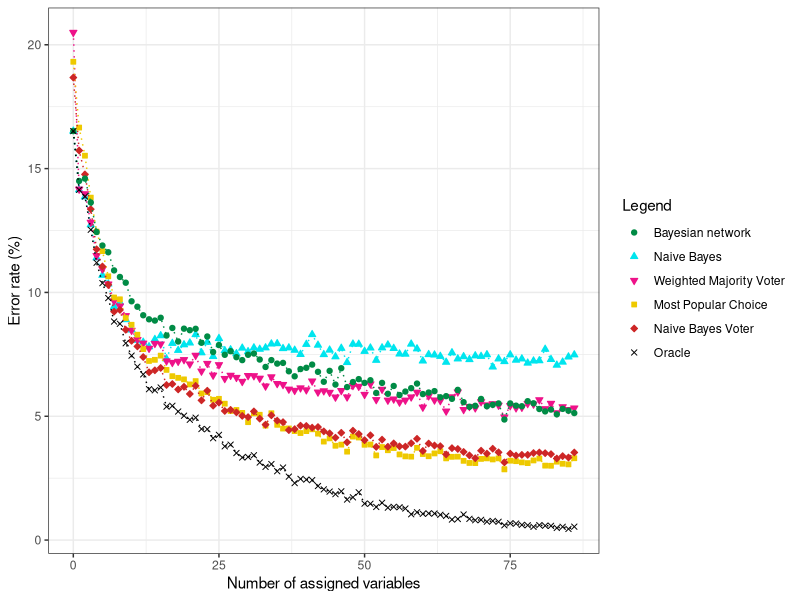
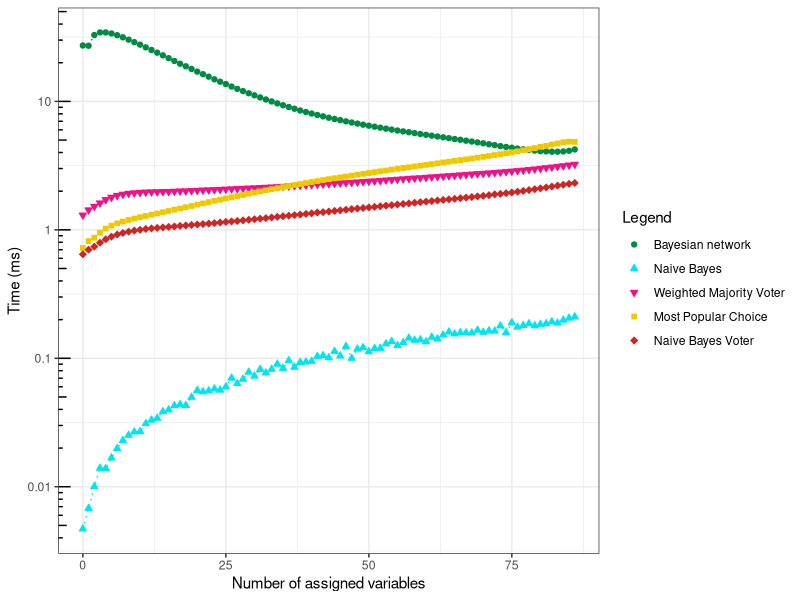

These figures' R source, in order:
library(ggplot2)

#--------------------------------------------------------------------------------------------
#Parametres globaux
dataset_name = "renault_big_header"
taille_img_x = 1024/2
taille_img_y = 720/2
#fin parametres globaux
#--------------------------------------------------------------------------------------------

#--------------------------------------------------------------------------------------------
#data
#result
oracle = c(0.8348566914917626,0.8585533739562176,0.8612615662378695,0.8746896863010607,0.888004965019183,0.8962423832092079,0.9022793951703905,0.9117580681561724,0.9126607989167231,0.920503272399007,0.9255247122545701,0.929981945384789,0.9330850823741819,0.9390656736628301,0.9395170390431054,0.9383886255924171,0.9461182577296321,0.9457797336944256,0.9480929812683367,0.9497856014443692,0.9514218009478673,0.950575490859851,0.9551455653351388,0.9552019860076733,0.9588693297224103,0.9575152335815843,0.9621417287294065,0.9614646806589935,0.9648499210110585,0.9666553825321598,0.9664296998420221,0.9657526517716091,0.9686865267433988,0.9704355675919657,0.9693071541412773,0.9721846084405326,0.9707176709546378,0.9743850146693749,0.976980365605958,0.9752877454299256,0.9755698487925976,0.9757955314827352,0.9781651997291808,0.9795192958700067,0.9804220266305574,0.981437598736177,0.9803091852854886,0.9836380049650192,0.9827352742044685,0.9807041299932295,0.9852742044685172,0.9853306251410516,0.9866283006093433,0.9849356804333108,0.9869104039720153,0.9865718799368088,0.9867411419544121,0.9872489280072219,0.9895621755811329,0.988772286165651,0.9893929135635297,0.9892236515459264,0.9892800722184608,0.9897878582712706,0.9902392236515459,0.9917061611374408,0.9914804784473031,0.9896750169262017,0.9914240577747687,0.9919882645001128,0.9918190024825095,0.992552471225457,0.9922703678627849,0.9926088918979914,0.9940194087113519,0.99322951929587,0.9933423606409388,0.9938501466937486,0.9940194087113519,0.9946400361092305,0.9939629880388174,0.9941886707289551,0.9942450914014895,0.9950914014895057,0.9946400361092305,0.9954863461972466,0.994583615436696)
Naif = c(0.8348566914917626,0.8585533739562176,0.8613744075829384,0.8726585420898217,0.8860302414804785,0.8930828255472806,0.8965809072444143,0.9057210561949899,0.9040848566914917,0.9109681787406906,0.9151433085082374,0.9193184382757843,0.920108327691266,0.9219137892123674,0.9189799142405778,0.9174565560821485,0.9268223877228616,0.9205596930715414,0.9233807266982622,0.9211238997968856,0.9203904310539381,0.9170051907018731,0.9243398781313473,0.920108327691266,0.9258632362897766,0.9185849695328369,0.923493568043331,0.9231550440081245,0.9247348228390883,0.9224779959377116,0.923888512751072,0.9223651545926428,0.9229293613179869,0.9223651545926428,0.9207853757616791,0.9206725344166102,0.9226472579553149,0.9223651545926428,0.9233243060257278,0.9250169262017603,0.9209546377792823,0.9170051907018731,0.9212931618144888,0.9250733468742948,0.9232678853531934,0.9259760776348455,0.922534416610246,0.9282893252087565,0.9208417964342135,0.9208982171067479,0.9237756714060031,0.9224215752651772,0.9273865944482058,0.9223651545926428,0.92118032046942,0.9225908372827805,0.9248476641841571,0.9249040848566915,0.9208417964342135,0.9227600993003836,0.9276686978108779,0.9250733468742948,0.925242608891898,0.9258068156172422,0.9281764838636877,0.9243398781313473,0.9268223877228616,0.925919656962311,0.9271044910855337,0.9255811329271045,0.9258068156172422,0.9251297675468292,0.9300947867298578,0.9268223877228616,0.9278943805010156,0.9251861882193636,0.9273301737756714,0.9268223877228616,0.9285150078988942,0.9276686978108779,0.9275558564658091,0.9229293613179869,0.9270480704129993,0.9293613179869104,0.9281200631911533,0.9260324983073798,0.9251861882193636)
jointree = c(0.8348566914917626,0.8549988715865493,0.8540397201534642,0.8636876551568494,0.8755924170616114,0.8810652222974498,0.8837734145791017,0.8911081020085759,0.8937598736176935,0.8960731211916046,0.903577070638682,0.9057774768675243,0.9092191378921237,0.9108553373956217,0.9113631234484315,0.9102347099977431,0.9174001354096141,0.9143534190927556,0.919826224328594,0.9146355224554277,0.9152561498533063,0.9146919431279621,0.9203340103814037,0.917795080117355,0.9240577747686752,0.9212367411419544,0.9251861882193636,0.9237192507334687,0.9261453396524486,0.9273301737756714,0.9251861882193636,0.9246784021665538,0.9271044910855337,0.9300947867298578,0.9273301737756714,0.9287406905890319,0.9284585872263598,0.9318438275784248,0.9338749717896637,0.9309410968178741,0.9304333107650643,0.9291356352967728,0.9320695102685624,0.9360753780185059,0.9316745655608215,0.9372037914691943,0.9306025727826676,0.9382193635748138,0.9361882193635748,0.9350033852403521,0.9365267433987813,0.9354547506206274,0.9405890318212593,0.9365267433987813,0.9409275558564658,0.9377679981945385,0.9414353419092756,0.9400248250959151,0.9386707289550892,0.9368088467614534,0.9410403972015347,0.940419769803656,0.9398555630783119,0.9423380726698263,0.9418867072895509,0.9429587000677048,0.9393477770255021,0.9443127962085308,0.9461746784021665,0.9457797336944256,0.9430151207402392,0.9459489957120288,0.9453847889866848,0.9448205822613406,0.9513089596027985,0.9448205822613406,0.9457233130218913,0.9459489957120288,0.9439178515007899,0.9447641615888062,0.9470774091627172,0.9480365605958023,0.9473030918528549,0.949221394719025,0.9470209884901828,0.9477544572331302,0.9487136086662153)
wmv = c(0.7950236966824644,0.8583276912660799,0.8601895734597157,0.8716993906567366,0.8851275107199278,0.8905438952832317,0.8966373279169487,0.9034078086210787,0.9054953735048522,0.909388399909727,0.9153125705258407,0.9190363349131122,0.920503272399007,0.9225908372827805,0.9206161137440758,0.9208417964342135,0.9276686978108779,0.9282893252087565,0.9278379598284812,0.9271609117580681,0.9289099526066351,0.9254118709095013,0.9317874069058903,0.9286842699164974,0.9334236064093884,0.9291920559693072,0.9347777025502144,0.9334800270819228,0.9343263371699391,0.9359625366734371,0.9335928684269916,0.933649289099526,0.9346648612051456,0.9378244188670729,0.9341006544798014,0.9368088467614534,0.9372037914691943,0.9390656736628301,0.9395734597156398,0.9385578876100203,0.9393477770255021,0.935793274655834,0.9402505077860528,0.939742721733243,0.9403633491311216,0.9422816519972919,0.9396298803881742,0.9422252313247574,0.9375987361769352,0.9379372602121417,0.9412096592191379,0.9369781087790566,0.9432972241029113,0.9391220943353645,0.943522906793049,0.9430715414127736,0.9443127962085308,0.943522906793049,0.9422252313247574,0.9403069284585872,0.9463439404197698,0.9417738659444821,0.9434664861205145,0.9436921688106522,0.9479237192507335,0.942168810652223,0.9401940871135184,0.9473030918528549,0.9460618370570977,0.9466260437824419,0.9441435341909276,0.9454412096592192,0.9449334236064094,0.945554051004288,0.950293387497179,0.9457233130218913,0.9466260437824419,0.9464003610923042,0.944877002933875,0.9451026856240127,0.9433536447754457,0.9469645678176484,0.9448205822613406,0.9486007673211465,0.9461746784021665,0.9473030918528549,0.9466824644549763)
vpop = c(0.806872037914692,0.8334461746784022,0.8447867298578199,0.8617129316181449,0.8754231550440081,0.8833220491988264,0.8934777702550214,0.9020537124802528,0.9027871812232002,0.910347551342812,0.913055743624464,0.9170616113744076,0.9228729406454524,0.9276686978108779,0.9272173324306026,0.9255247122545701,0.9312796208530806,0.9338185511171293,0.9344955991875423,0.9351162265854209,0.9371473707966599,0.935793274655834,0.940814714511397,0.9402505077860528,0.9433536447754457,0.9429587000677048,0.9449334236064094,0.9478672985781991,0.9474723538704581,0.9486571879936809,0.9523809523809523,0.9488264500112842,0.9493906567366283,0.9537914691943128,0.9487700293387498,0.9534529451591063,0.9549763033175356,0.9549198826450012,0.955991875423155,0.9567817648386369,0.955991875423155,0.9552584066802077,0.9570074475287745,0.9602234258632363,0.9589257503949447,0.9619160460392688,0.9614646806589935,0.9642857142857143,0.9581922816519973,0.9585872263597383,0.9615211013315279,0.9614082599864591,0.9658090724441435,0.9624238320920785,0.9637215075603701,0.9628187767998194,0.9654141277364027,0.9662040171518844,0.9663168584969533,0.962762356127285,0.9652448657187994,0.96614759647935,0.9650191830286617,0.964116452268111,0.9669939065673663,0.9663732791694877,0.9663168584969533,0.9680094786729858,0.968855788761002,0.9689122094335364,0.967219589257504,0.9669939065673663,0.9674452719476416,0.9669939065673663,0.9714511396975852,0.9679530580004514,0.9681223200180546,0.9686301060708644,0.9689122094335364,0.9678402166553826,0.9670503272399007,0.9699277815391559,0.9699842022116903,0.9683480027081923,0.9691943127962085,0.9694199954863462,0.9669374858948319)
vnaif = c(0.813247573911081,0.8426991649740465,0.8523470999774317,0.8663958474385015,0.8825885804558791,0.8895283231776123,0.8969194312796208,0.9077522004062288,0.9070751523358158,0.915086887835703,0.9195441209659219,0.9218009478672986,0.9260889189799142,0.9322387722861657,0.9314488828706838,0.9304897314375987,0.9373730534867976,0.9369781087790566,0.9391785150078988,0.938106522229745,0.9409839765290002,0.9377115775220041,0.9435793274655834,0.9396863010607086,0.9457233130218913,0.9444820582261341,0.9478672985781991,0.9474159331979237,0.9484315053035433,0.9498420221169036,0.9503498081697134,0.9480365605958023,0.950970435567592,0.9533965244865719,0.9496163394267659,0.9517603249830738,0.9523809523809523,0.9555969307154141,0.9552019860076733,0.9537914691943128,0.9539043105393816,0.9545813586097947,0.954355675919657,0.9561047167682238,0.9568946061837057,0.9586436470322727,0.956668923493568,0.9605055292259084,0.9558226134055517,0.9571767095463778,0.9596592191378921,0.9576844955991876,0.9623674114195441,0.9594335364477544,0.9623109907470097,0.9609568946061837,0.9621417287294065,0.9622545700744752,0.9609004739336493,0.9590950124125479,0.9640036109230422,0.9610133152787181,0.9618032046942,0.9620853080568721,0.9654141277364027,0.9628751974723538,0.9632137215075603,0.9643985556307831,0.9658090724441435,0.9669374858948319,0.9638907695779734,0.9650756037011962,0.9631008801624915,0.9645678176483864,0.9686301060708644,0.9650756037011962,0.9658654931166779,0.9655833897540058,0.9655833897540058,0.9648499210110585,0.9646242383209208,0.9649063416835929,0.9653012863913338,0.9670503272399007,0.9660911758068156,0.9666553825321598,0.9646242383209208)

#result conf
c_oracle = c(0,0,0,0,0,0,0,0,0,0,0,0,0,0,0,0,0,0,0,0,0,0,0,0,0,0,0,0,0,0,0,0,0,0,0,0,0,0,0,0,0,0,0,0,0,0,0,0,0,0,0,0,0,0,0,0,0,0,0,0,0,0,0,0,0,0,0,0,0,0,0,0,0,0,0,0,0,0,0,0,0,0,0,0,0,0,0)
c_Naif = c(0,0,0,0,0,0,0,0,0,0,0,0,0,0,0,0,0,0,0,0,0,0,0,0,0,0,0,0,0,0,0,0,0,0,0,0,0,0,0,0,0,0,0,0,0,0,0,0,0,0,0,0,0,0,0,0,0,0,0,0,0,0,0,0,0,0,0,0,0,0,0,0,0,0,0,0,0,0,0,0,0,0,0,0,0,0,0)
c_jointree = c(0,0,0,0,0,0,0,0,0,0,0,0,0,0,0,0,0,0,0,0,0,0,0,0,0,0,0,0,0,0,0,0,0,0,0,0,0,0,0,0,0,0,0,0,0,0,0,0,0,0,0,0,0,0,0,0,0,0,0,0,0,0,0,0,0,0,0,0,0,0,0,0,0,0,0,0,0,0,0,0,0,0,0,0,0,0,0)
c_wmv = c(0.005943155119192405,0.005133862683287235,0.005105544525773731,0.004923488539867751,0.0046944653350120035,0.004596453388525946,0.0044819341574431956,0.00434898720759652,0.004306702312445203,0.004226119814069138,0.004098919503584075,0.004015934506127069,0.0039825615357017,0.003934376833968212,0.003979977939127609,0.003974803625007329,0.003813596969841869,0.0037984707234491053,0.003809479759858615,0.0038259122774882545,0.0037832619330331195,0.00386792095884044,0.003711640447264273,0.003788802015441062,0.0036700731770905547,0.0037763212896523655,0.003635192547101419,0.0036686286015953726,0.0036468686010821334,0.0036043046626123964,0.003665737178132538,0.003664290328371719,0.0036381162115637893,0.0035550514924263085,0.003652688098480093,0.003582026817954134,0.003571568060995086,0.003521714866132846,0.0035079584098846343,0.0035354019880217925,0.0035140810022666977,0.0036087385660517166,0.0034895071968989444,0.003503357375784197,0.0034864197304423027,0.003433385069179868,0.0035064255994393515,0.0034349599140357876,0.0035610690933411977,0.003552037703537442,0.0034631505948859425,0.0035775493946509592,0.003404878656506805,0.003520189809744683,0.003398502493783201,0.0034112396649821834,0.003376065343062869,0.003398502493783201,0.0034349599140357876,0.0034879639041965767,0.0033174859425924292,0.00344752556998392,0.0034000979598338334,0.0033937103753895474,0.003271010029409601,0.0034365338364213275,0.0034910496097178677,0.0032893663514872835,0.0033256997524532795,0.0033092465331084416,0.00338088920648537,0.0033436809523099335,0.0033583027436129673,0.00334042070156009,0.003199713825619681,0.003335522799022066,0.0033092465331084416,0.0033158401147636548,0.0033599224324696335,0.003353437748761453,0.003403286039860398,0.0032993251801429597,0.0033615411356604547,0.0032508374504655493,0.00332241728829909,0.0032893663514872835,0.003307595562432016)
c_vpop = c(0.005811658841190403,0.005485185071765144,0.005331055045183581,0.005082147796348624,0.004861864818004697,0.0047263854084095515,0.004541896159838565,0.0043760813775159104,0.004361437573218921,0.004205909201752709,0.004148052990195232,0.00406024513263971,0.003927801606618783,0.003813596969841869,0.0038245465899187712,0.003865229675761518,0.003724414629190705,0.00365994521617298,0.003642495887558965,0.0036264028448543713,0.0035730646227610176,0.0036087385660517166,0.003474034481415931,0.0034895071968989444,0.003403286039860398,0.0034144145128523215,0.0033583027436129673,0.0032726840946260822,0.003284372777294556,0.003249149368610942,0.003135240811838601,0.0032440785765073857,0.0032271044945117447,0.003090743736101146,0.003245769933335895,0.003101493937389771,0.003052755857788476,0.0030545777759251355,0.0030197343003746185,0.0029937474414545497,0.0030197343003746185,0.003043626507761613,0.0029862727714129525,0.002877233027965136,0.0029218136265616555,0.0028178300816614887,0.002833814051252457,0.0027321154763851607,0.002946658238518049,0.0029333114582859835,0.002831821841736226,0.0028358046178973313,0.002675323364589884,0.0027997201883494627,0.0027528059107695037,0.0027855394462696394,0.002690180325797952,0.002660370727621022,0.0026560807466652985,0.0027875704258090582,0.0026965186986488334,0.002662512737298517,0.002704943187749487,0.002738341667393394,0.002630171888919757,0.00265393276575037,0.0026560807466652985,0.0025907509399732136,0.0025573692453051263,0.0025551261323700147,0.002621470277980924,0.002630171888919757,0.0026127354616451827,0.002630171888919757,0.002451771935189174,0.002592958977425535,0.0025863284095227106,0.0025663194024880165,0.0025551261323700147,0.002597368624223794,0.0026279995811313325,0.002514361012890724,0.0025120742783546605,0.002577457371250601,0.002543876830904971,0.0025348365459885616,0.002632342141928256)
c_vnaif = c(0.005737460585154618,0.005360150656783061,0.005222812504602973,0.005008911518961909,0.004739248944965617,0.004615094138403135,0.004476517845257495,0.004260267446744964,0.004274277994354929,0.004103871428669516,0.0040044269801743915,0.003952706066863566,0.0038517343059154903,0.00370023591752587,0.0037201631114833936,0.0037441692853810034,0.0035670734478595338,0.0035775493946509592,0.0035186638962808026,0.003547510760829833,0.0034693753327793555,0.0035580619528804316,0.0033969060752551765,0.0035048919217855134,0.003335522799022066,0.0033712327352713577,0.0032726840946260822,0.0032860383551500897,0.0032558951732488974,0.0032134452150185113,0.0031979922855083333,0.003267658692591513,0.0031789794900597378,0.0031032812388634055,0.0032202838110402666,0.003154577386718309,0.003135240811838601,0.0030326275028197632,0.0030454550202409472,0.003090743736101146,0.003087150228879876,0.0030654818189215535,0.003072725193080164,0.0030160383458734084,0.0029900129036691675,0.0029313988732305434,0.0029974764056794516,0.0028674330369619265,0.003025268055397346,0.0029806520373187127,0.0028967156840122832,0.0029637133056768417,0.0028017391644594328,0.0029044655030988267,0.002803756440625787,0.002851670419932818,0.0028097981060616244,0.0028057720205151688,0.0028536463548179624,0.00291604451575027,0.002742483350624899,0.0028496928728451135,0.0028218360291986403,0.0028118086189842365,0.002690180325797952,0.0027835067369549314,0.0027712739424042704,0.002727955523086088,0.002675323364589884,0.002632342141928256,0.0027466177837130006,0.0027028399101036837,0.0027753585258800876,0.002721701770200612,0.0025663194024880165,0.0027028399101036837,0.0026731931686288205,0.002683824669961142,0.002683824669961142,0.0027112417039585877,0.0027196134828402488,0.002709144080289907,0.002694407820494429,0.0026279995811313325,0.0026646527661669784,0.00264316276225411,0.0027196134828402488)

#temps
Naiftemps = c(0.00469632012866091,0.00678952480108346,0.010033462953557925,0.013950615597313922,0.013854764178093787,0.016783919361209865,0.01984493064725467,0.022964014954009366,0.02519751498222448,0.026734815868178996,0.026873487613565825,0.031001877941425428,0.03304656119857796,0.03416763122848598,0.03846027137294735,0.039743153208058234,0.042773104339484225,0.04369320518029456,0.042934489024321426,0.04974415800462728,0.05624536854579313,0.0549238879860053,0.055812429095423506,0.057765659951470004,0.056513454376163876,0.05996653975509283,0.07009525111449692,0.06365193798318379,0.06876009203769538,0.0780441651148355,0.07275697449353874,0.08198136843293267,0.07704852389819987,0.08212766198295807,0.09007219005699453,0.08353381299023757,0.095925197731505,0.08518363077704419,0.09295438237119802,0.09361875887365273,0.09468717346650866,0.10357683099147903,0.10507326956718019,0.1009855371028723,0.1132588661475086,0.10426615811748773,0.12378699255121042,0.10007425297669431,0.1178453370012979,0.12116236595000282,0.11260484481688392,0.11937027504091191,0.11974064996332036,0.129627940804695,0.13540990141639864,0.12586783059646747,0.13246467857344393,0.14363830370746572,0.13832812194571412,0.13938311116754135,0.1345764880925508,0.14589631591422123,0.14171031202031603,0.15190489057562076,0.16036516416478555,0.15490840411963883,0.15825513888261852,0.1580144130925508,0.1575681183972912,0.16545660536117382,0.15969180874717834,0.16350425163656884,0.16294880428893904,0.17905278132054175,0.158539725,0.1891270586343115,0.174996566986456,0.18032123572234762,0.18605601224604967,0.17935054232505643,0.18371200090293455,0.18591498634311512,0.19241401495485327,0.1880498059255079,0.19844988448081263,0.20547052731376975,0.210128034255079)
jointreetemps = c(27.246312220077872,27.102715229783872,32.85797541239208,34.416307678234865,34.413268514192204,33.77221092274702,32.76229998685176,31.542794389932848,30.23325599983071,28.915683370859433,27.645367995993453,26.341602487444277,25.11493569775972,23.9426225814006,22.81615690158569,21.702456376051014,20.634195804017832,19.642536831950792,18.752658712149426,17.880941349641667,17.045190713616613,16.28752611319903,15.576991844816884,14.853247893459738,14.230431429264714,13.644606318266463,13.042544451216072,12.510861039219005,12.026990894362621,11.568933852886406,11.155899998645674,10.729652745838271,10.343556190790588,9.991670337791321,9.651479521189549,9.334602300547374,9.040392692906721,8.76525572315332,8.494856722589018,8.259694301619547,8.041163151966593,7.837130728852774,7.646287331188985,7.458310030867333,7.291952925963546,7.143948537215732,6.9897277505784094,6.848951528807629,6.718358433891993,6.589039963376784,6.46887727193725,6.353449732577168,6.24240912606512,6.12952212595226,6.029689841036059,5.932614609051408,5.8386968129902375,5.756244473110998,5.6623857901924275,5.573599088821172,5.492725137020316,5.40615928476298,5.327414508239277,5.2520847597065465,5.17176913244921,5.091933485835215,5.0233337465575625,4.9437326619074495,4.867635777765237,4.79375961506772,4.718916469638827,4.636837774435666,4.567317421726862,4.489804258295711,4.420138081038375,4.354781099379233,4.29003522037246,4.231350004232506,4.201858342155756,4.138456707223476,4.096267666873589,4.0839125694695255,4.0599902200338605,4.057317436173815,4.076606144300226,4.125554272799097,4.224577781376976)
wmvtemps = c(1.3014854312232003,1.4293006351839315,1.5217993793726021,1.6177837793387497,1.7165966678515008,1.7916713598510494,1.8508638076055066,1.8927339502933875,1.9215107408034304,1.940394192281652,1.9544777582374182,1.9648255922477995,1.9731129533401037,1.9775470077296322,1.983538067197021,1.987533917964342,1.995052105958023,2.0031658032046944,2.0091116354660348,2.0185100530918527,2.028649178345746,2.036527794403069,2.0443198671857368,2.054498832035658,2.0618487954186415,2.071772400304672,2.082963361938614,2.092457092360641,2.1021747085872264,2.11278116108102,2.1230016150417512,2.131670333728278,2.141553279282329,2.153808752369668,2.1659780175468293,2.177783284134507,2.1910185012976755,2.203252730309185,2.2150114293048975,2.2289482340893705,2.244422028436019,2.256098636425186,2.270281563924622,2.284246749097269,2.298065818381855,2.3114004930038368,2.3264456029113068,2.3389780284924395,2.355831651602347,2.3709314108553374,2.3871641346197245,2.402832263258858,2.419853930038366,2.436817791469194,2.4559093885691716,2.4738666230534867,2.4910949904649065,2.5098773295531482,2.527000736007673,2.5417984347777027,2.5597529294741594,2.580133362107876,2.5969212523132477,2.616967046659896,2.6356342306477094,2.654149471394719,2.673957175863236,2.692568846422929,2.7145501565109456,2.7330755097043555,2.751333355958023,2.770747666666667,2.7902277879711126,2.8138241220379148,2.835876202606635,2.861596143308508,2.88782152014218,2.913498345802302,2.9430133494696458,2.9720352645565336,3.0073289522681113,3.0449059916497405,3.0781286727036785,3.11233659732566,3.1506251038140376,3.1928383696682463,3.2362516150417515)
vpoptemps = c(0.7227277617919206,0.8176607521439856,0.8685920144436922,0.9502131319115323,1.0216973851275106,1.0768979904084857,1.122970468291582,1.160496698149402,1.1933421155495374,1.2239136979237193,1.252892573403295,1.281925575829384,1.311307916779508,1.340418865436696,1.3704302575603702,1.4022050484653577,1.4339764114759648,1.4657812242157526,1.4993304166666668,1.5340441478785827,1.570551124746107,1.6053883865380276,1.6435179111938614,1.6811516784585872,1.7186142176709547,1.7574324353419093,1.7949052927104492,1.8314419151997292,1.8706251108102008,1.90894174413225,1.9504140219476416,1.9909565009591514,2.032009888907696,2.071109803373956,2.111297498984428,2.152150255359964,2.192158244470774,2.234125353531934,2.273793709489957,2.316473826957797,2.3571149058338974,2.397940707289551,2.4398795717670954,2.480520919036335,2.5215542206612502,2.5621895197472355,2.6030560216091176,2.6435434206161137,2.68447965690589,2.7264281204581358,2.767640745147822,2.8107752989731436,2.8542455574362444,2.8974845194087115,2.941577401320244,2.983495113179869,3.027405131121643,3.0708076930151207,3.1148969090498757,3.1577836491762583,3.203265552189122,3.2486963406680207,3.296698244865719,3.343202899176258,3.392217123674114,3.4391654427330174,3.4891256319115325,3.5382426043218236,3.589984524994358,3.6454421313473255,3.7022196170728954,3.760034158824193,3.8207523094673888,3.8792767903972014,3.946767140769578,4.013047620232453,4.087033631798691,4.160871990972693,4.244349295982848,4.329059756149853,4.425155779056646,4.510295066463552,4.615544396468066,4.701517446118258,4.805407352572782,4.852121004062289,4.838807259252991)
vnaiftemps = c(0.6451137929361318,0.7004251516023471,0.7402862512412548,0.7941943547731889,0.8436578763258858,0.8850182477431731,0.9191662471789663,0.9456509149176259,0.9681622384337621,0.9869423571428572,1.0011106430828256,1.0154165848566914,1.0262460703565786,1.0352890938275785,1.0451006760324983,1.053796864421124,1.0625801736064093,1.073303820300158,1.0817336954412096,1.0911937024937937,1.1003672994809297,1.109127040340781,1.11878846812232,1.129006776686978,1.1406527800722184,1.1524109413789212,1.162298409896186,1.172779033795983,1.1848031659896185,1.1972309004739337,1.209998938670729,1.2215383002708193,1.2339877545136537,1.2478261321936357,1.262392099413225,1.2763035444030693,1.2883153586097946,1.302996368539833,1.3156883779620854,1.3307283744640037,1.3441463018505981,1.3648075778605282,1.373427721902505,1.3884467777589709,1.4039782082487022,1.418676180546152,1.434322146129542,1.4494948827578424,1.4646719453283683,1.4792495922477995,1.4947454961069735,1.5097882015910629,1.5263681480478448,1.54355282046942,1.5574965721620402,1.57437514596028,1.5904318558451818,1.6071270486910405,1.624394095971564,1.642454921575265,1.6590645144436922,1.6750880820920786,1.6930401014443692,1.7099707239900699,1.7283097175581132,1.7450942695779734,1.7636017050891446,1.7834564677273752,1.8007157356127286,1.8210072708756488,1.8392085387045813,1.8621039884901829,1.8897202618483413,1.905506202775897,1.9295180107199277,1.9544357783795983,1.9819774249605056,2.0094258825885802,2.040351750507786,2.072305510212142,2.1026803915594674,2.139019198995712,2.173030381516588,2.2094696697698035,2.2442522798465356,2.2808345163055743,2.3180854916497404)

#temps conf
c_Naiftemps = c(0,0,0,0,0,0,0,0,0,0,0,0,0,0,0,0,0,0,0,0,0,0,0,0,0,0,0,0,0,0,0,0,0,0,0,0,0,0,0,0,0,0,0,0,0,0,0,0,0,0,0,0,0,0,0,0,0,0,0,0,0,0,0,0,0,0,0,0,0,0,0,0,0,0,0,0,0,0,0,0,0,0,0,0,0,0,0)
c_jointreetemps = c(0,0,0,0,0,0,0,0,0,0,0,0,0,0,0,0,0,0,0,0,0,0,0,0,0,0,0,0,0,0,0,0,0,0,0,0,0,0,0,0,0,0,0,0,0,0,0,0,0,0,0,0,0,0,0,0,0,0,0,0,0,0,0,0,0,0,0,0,0,0,0,0,0,0,0,0,0,0,0,0,0,0,0,0,0,0,0)
c_wmvtemps = c(0.002018001223630027,0.002438202619245116,0.0035438708178907197,0.0038239267527712764,0.0052130295354526485,0.005241855674397767,0.005763222666294263,0.006191213040572437,0.006103408137578004,0.0060657865624632115,0.006123012997570698,0.0061782440919309345,0.006283136621024351,0.005933599306020357,0.005987144268621464,0.005784329313345588,0.005756228240690624,0.005710800942916276,0.005607765916636418,0.005536273429857354,0.005495600419806461,0.005399038921993724,0.005220477783374997,0.005535358219581401,0.0051438726669035765,0.005019614374794696,0.005108851215006134,0.005068420607978518,0.004813771491186771,0.004733881539962228,0.004736593298818123,0.004715651600213128,0.004638366817771093,0.00456044212815361,0.004509803199220825,0.004330044617257934,0.004328454939972613,0.00431751696357886,0.004078625222977538,0.004052006329149809,0.004786448631920333,0.004019593342095831,0.003974840102494368,0.0038900271794840152,0.0038729432333927134,0.003931601201498463,0.003934447828769003,0.003628641547365142,0.0038683055382163502,0.0036301857612662217,0.003773568662962703,0.003447013293651598,0.0034167467879188565,0.003650045113933383,0.0051648169032049865,0.0036580013718501125,0.003454945762720917,0.004365400307295528,0.0044693807357566884,0.0034939975579862297,0.0036418001714883055,0.003977163013692058,0.003265378302364911,0.0034469276236271866,0.0035066434131028213,0.003240388002403415,0.0033676221700938247,0.0033677041842468587,0.003961903910066755,0.0035128619482920104,0.003123537005696161,0.003133125496739151,0.0031606975805999775,0.0033846860494476617,0.003326658115036383,0.0033907784597534208,0.0035501938682837198,0.0032944181537207275,0.004163072673349134,0.00343254802252769,0.003609071752948782,0.003855378229746492,0.0037460980245656076,0.0037756587959809893,0.0038761851018087106,0.00466819649498077,0.0033349507097583633)
c_vpoptemps = c(7.056096110039256E-4,0.0025535486603732982,0.0032452269512556337,0.0038834564796079683,0.0046849506144973465,0.005226045758541381,0.00554606802498107,0.005741067626114071,0.005833706472882804,0.00587042869917969,0.005872592142559557,0.005891484360986332,0.005888158896318377,0.005885563635442431,0.0059082747308327795,0.005923043030886554,0.00595785143021118,0.006001858828873206,0.0060474509822182375,0.00612137896055188,0.006176808373468118,0.0062466472248608115,0.006327962815953873,0.006391110529550454,0.006493632462039472,0.006588335054116383,0.006677179987697994,0.0067727824226469354,0.006897165142066957,0.006996480041709899,0.007092870307074602,0.007186448353659593,0.007289042978126147,0.007382414329573281,0.007452870763148368,0.0075256681398856275,0.0076262535849003785,0.007725116780003065,0.0077999437092353555,0.007897736585035677,0.007985724697471459,0.008055981559585665,0.008132068214922301,0.008195097347960256,0.00824605845989452,0.00828797321667589,0.008347412098012855,0.008412402951549105,0.008469497536243216,0.008758897061866236,0.008551551312338762,0.008583159992812906,0.008617748507511614,0.008652439463359118,0.008669730233737672,0.008701998287631338,0.008714335578684592,0.008735679402023458,0.008743725302321393,0.008761211137855182,0.008772761344820022,0.00876926466656252,0.008780953877556225,0.008762177266693648,0.008723467055392804,0.008693327319589937,0.008630667943603839,0.008582482768971587,0.008557205815963918,0.008865262897028195,0.008449946786465113,0.008332741446366664,0.008230571695235816,0.008146070549073311,0.00805428358608771,0.007959905939723339,0.007875443903405992,0.00777195710873293,0.007664789431015495,0.007531506587627989,0.0073784830008632235,0.00709508742968137,0.006896197909949576,0.006442610842040661,0.006137665807902135,0.005612806157001071,0.00513022836558684)
c_vnaiftemps = c(6.52668349468898E-4,0.0015046453625289409,0.0016722145790867317,0.0022528907816018514,0.0022016546792893465,0.0025208173759310912,0.0027294008831954255,0.0026888291622941918,0.002737352623980079,0.003218334116730602,0.002690627724911501,0.0032014957079023435,0.002893361268065336,0.0025855880672641823,0.002688363028275253,0.0025144949961544375,0.002436531255718603,0.003126589485782922,0.0035840733660615787,0.002895113658793768,0.002561086612444889,0.0026418142892558534,0.002718860492692265,0.002278007981430485,0.0026430368418044583,0.0029608191860183014,0.002576999096942112,0.002256202302583555,0.002394545766604185,0.0024056218287058615,0.002918269744044904,0.002019702373105525,0.0019061232113373847,0.002161418629571255,0.002265533220297032,0.0026936682422072566,0.0020453375990352315,0.002602175792758811,0.001862286117697673,0.0020846992989400764,0.0017280445509917732,0.010734201497171006,0.0017644554301702003,0.0017326418805817772,0.0019462022005848694,0.0018189297630348193,0.002258514497218799,0.0021736712135673104,0.0027619655944384185,0.0018210417555177708,0.001857581231725885,0.001779585919974541,0.0020776299154482264,0.002862682738127394,0.001635426850233879,0.0019051686858438009,0.0018587622259638014,0.0015882146661240478,0.0018074298751237284,0.002367835173973606,0.0021905750133167467,0.0017781583644331464,0.0017345824395093917,0.0018972730259221248,0.0024846680015751543,0.0015137202010869796,0.00169479840399897,0.0022144241556213257,0.0016672739687670858,0.002085539102057471,0.001509770745693333,0.0022418872323786065,0.014234904203462214,0.0023093399249885928,0.0019731635150038343,0.0017955203605944635,0.002423381460061043,0.0020859299581272132,0.002475631409562181,0.0027803330544325846,0.0018502256886526194,0.0023749771220299247,0.002019178851482663,0.0025936033817660887,0.002156396237761439,0.002086937039167269,0.0020125220237310515)
#fin data
#--------------------------------------------------------------------------------------------


#--------------------------------------------------------------------------------------------
#parametres graphes
# -- manuels
x_pas_erreur = 4
y_pas_erreur = 3
x_legend_erreur = 0
y_legend_erreur = 50
y_padding_erreur = 1

x_pas_time = 4
y_pas_time = 3
x_legend_time = 0
y_legend_time = 0.013
y_padding_time = 0.01

# -- auto calcul

#MAJ VERS ERROR
oracle = 100-100*oracle
Naif = 100-100*Naif
jointree = 100-100*jointree
wmv = 100-100*wmv
vpop = 100-100*vpop
vnaif = 100-100*vnaif

c_oracle = 100*c_oracle
c_Naif = 100*c_Naif
c_jointree = 100*c_jointree
c_wmv = 100*c_wmv
c_vpop = 100*c_vpop
c_vnaif = 100*c_vnaif
#FIN MAJ VERS ERROR

nb_val = length(oracle)
nb_val = length(Naif)
nb_val = length(jointree)
nb_val = length(wmv)
nb_val = length(vpop)
nb_val = length(vnaif)

min_val_erreur = 30000
min_val_erreur = min(min_val_erreur,100-100*oracle)
min_val_erreur = min(min_val_erreur,100-100*Naif)
min_val_erreur = min(min_val_erreur,100-100*jointree)
min_val_erreur = min(min_val_erreur,100-100*wmv)
min_val_erreur = min(min_val_erreur,100-100*vpop)
min_val_erreur = min(min_val_erreur,100-100*vnaif)
min_val_erreur = ceiling(min_val_erreur)

max_val_erreur = 30000
max_val_erreur = max(max_val_erreur,100-100*oracle)
max_val_erreur = max(max_val_erreur,100-100*Naif)
max_val_erreur = max(max_val_erreur,100-100*jointree)
max_val_erreur = max(max_val_erreur,100-100*wmv)
max_val_erreur = max(max_val_erreur,100-100*vpop)
max_val_erreur = max(max_val_erreur,100-100*vnaif)
max_val_erreur = floor(max_val_erreur)

size = 0:(nb_val-1)
x_lim_erreur = c(0,(nb_val-1))
if(min_val_erreur-y_padding_erreur <= 0){
  min_val_erreur = min_val_erreur+y_padding_erreur+0.00001
}
y_lim_erreur = c((min_val_erreur-y_padding_erreur),(max_val_erreur+y_padding_erreur))
x_axp_erreur = c(0, (nb_val-1), x_pas_erreur)
y_axp_erreur = c((min_val_erreur-y_padding_erreur),(max_val_erreur+y_padding_erreur),y_pas_erreur)

min_val_time = 30000
min_val_time = min(min_val_erreur,100-100*Naiftemps)
min_val_time = min(min_val_erreur,100-100*jointreetemps)
min_val_time = min(min_val_erreur,100-100*wmvtemps)
min_val_time = min(min_val_erreur,100-100*vpoptemps)
min_val_time = min(min_val_erreur,100-100*vnaiftemps)
min_val_time = ceiling(min_val_erreur)

max_val_time = 30000
max_val_time = max(max_val_time,Naiftemps)
max_val_time = max(max_val_time,jointreetemps)
max_val_time = max(max_val_time,wmvtemps)
max_val_time = max(max_val_time,vpoptemps)
max_val_time = max(max_val_time,vnaiftemps)
max_val_time = floor(max_val_time)


x_lim_time = c(0,(nb_val-1))
if(min_val_time-y_padding_time <= 0){
  min_val_time = min_val_time+y_padding_time+0.00001
}
size = 0:(nb_val-1)
y_lim_time = c((min_val_time-y_padding_time),(max_val_time+y_padding_time))
x_axp_time = c(0, (nb_val-1), x_pas_erreur)
y_axp_time = c((min_val_time-y_padding_time),(max_val_time+y_padding_time),y_pas_time)
#fin parametres graphes
#--------------------------------------------------------------------------------------------

  png(file=paste("Taux_erreur_sur_",dataset_name,".png",sep=""), bg="white", width=taille_img_x, height=taille_img_y, pointsize = 12)
  (ggplot(NULL, aes(size)) + #scale_y_log10(breaks = round(seq(0, 100, by = 5),1)) + annotation_logticks(sides="l") +
    ylab("Error rate (%)") + xlab("Number of assigned variables") + theme_bw() #+ theme(legend.position="bottom")
    +geom_line(aes(y=Naif, colour="Naive Bayes"), colour="turquoise2", linetype = "dotted") + geom_point(aes(y=Naif, shape="Naive Bayes"), colour="turquoise2", fill="turquoise2") 
    +geom_line(aes(y=wmv, colour="Weighted Majority Voter"), colour="deeppink2", linetype = "dotted") + geom_point(aes(y=wmv, shape="Weighted Majority Voter"), colour="deeppink2", fill="deeppink2") 
    +geom_line(aes(y=vpop, colour="Most Popular Choice"), colour="gold2", linetype = "dotted") + geom_point(aes(y=vpop, shape="Most Popular Choice"), colour="gold2", fill="gold2")
    +geom_line(aes(y=vnaif, colour="Naive Bayes Voter"), colour="firebrick3", linetype = "dotted") + geom_point(aes(y=vnaif, shape="Naive Bayes Voter"), colour="firebrick3", fill="firebrick3")
    +geom_line(aes(y=jointree, colour="Bayesian network"), colour="springgreen4", linetype = "dotted") + geom_point(aes(y=jointree, shape="Bayesian network"), colour="springgreen4", fill="springgreen4") 
    +geom_line(aes(y=oracle, colour="Oracle"), colour="black", linetype = "dotted") + geom_point(aes(y=oracle, shape="Oracle"), colour="black", fill="black") 
   + scale_colour_manual(name = 'Legend', guide = 'legend',
                      limits = c(NULL
                                  ,'Bayesian network' #jointree
                                  ,'Naive Bayes' #Naif
                                  ,'Weighted Majority Voter' #wmv
                                  ,'Most Popular Choice' #vpop
                                  ,'Naive Bayes Voter' #vnaif
                                  ,'Oracle' #oracle
                      ),
                      values =c(NULL
                                  ,'Bayesian network'='springgreen4' #jointree
                                  ,'Naive Bayes'='turquoise2' #Naif
                                  ,'Weighted Majority Voter'='deeppink2' #wmv
                                  ,'Most Popular Choice'='gold2' #vpop
                                  ,'Naive Bayes Voter'='firebrick3' #vnaif
                                  ,'Oracle'='black' #oracle
                                  ))
    + scale_shape_manual(name = 'Legend', guide = 'legend',
                      limits = c(NULL
                                  ,'Bayesian network' #jointree
                                  ,'Naive Bayes' #Naif
                                  ,'Weighted Majority Voter' #wmv
                                  ,'Most Popular Choice' #vpop
                                  ,'Naive Bayes Voter' #vnaif
                                  ,'Oracle' #oracle
                      ),
                      values =c(NULL
                                  ,'Bayesian network'=21 #jointree
                                  ,'Naive Bayes'=24 #Naif
                                  ,'Weighted Majority Voter'=25 #wmv
                                  ,'Most Popular Choice'=22 #vpop
                                  ,'Naive Bayes Voter'=23 #vnaif
                                  ,'Oracle'=4 #oracle
                                  ))
  
    + guides(shape = guide_legend(override.aes = list(colour = c(NULL
                                  ,'Bayesian network'='springgreen4' #jointree
                                  ,'Naive Bayes'='turquoise2' #Naif
                                  ,'Weighted Majority Voter'='deeppink2' #wmv
                                  ,'Most Popular Choice'='gold2' #vpop
                                  ,'Naive Bayes Voter'='firebrick3' #vnaif
                                  ,'Oracle'='black' #oracle
                                  ),
                                  fill = c(NULL
                                  ,'Bayesian network'='springgreen4' #jointree
                                  ,'Naive Bayes'='turquoise2' #Naif
                                  ,'Weighted Majority Voter'='deeppink2' #wmv
                                  ,'Most Popular Choice'='gold2' #vpop
                                  ,'Naive Bayes Voter'='firebrick3' #vnaif
                                  ,'Oracle'='black' #oracle
                                  ))))
)
  dev.off()

  png(file=paste("Temps_sur_",dataset_name,".png",sep=""), bg="white", width=taille_img_x, height=taille_img_y, pointsize = 12)
  (ggplot(NULL, aes(size))
  + scale_y_log10(
   breaks = scales::trans_breaks("log10", function(x) 10^x),
   labels = scales::trans_format("log10", function(x) round(10^x,2)))
   + annotation_logticks(sides="l")
   + theme_bw() +
    ylab("Time (ms)") + xlab("Number of assigned variables") #+ theme(legend.position="bottom")
    +geom_line(aes(y=jointreetemps, colour="Bayesian network"), colour="springgreen4", linetype = "dotted") + geom_point(aes(y=jointreetemps, shape="Bayesian network"), colour="springgreen4", fill="springgreen4") 
    +geom_line(aes(y=Naiftemps, colour="Naive Bayes"), colour="turquoise2", linetype = "dotted") + geom_point(aes(y=Naiftemps, shape="Naive Bayes"), colour="turquoise2", fill="turquoise2") 
    +geom_line(aes(y=wmvtemps, colour="Weighted Majority Voter"), colour="deeppink2", linetype = "dotted") + geom_point(aes(y=wmvtemps, shape="Weighted Majority Voter"), colour="deeppink2", fill="deeppink2") 
    +geom_line(aes(y=vpoptemps, colour="Most Popular Choice"), colour="gold2", linetype = "dotted") + geom_point(aes(y=vpoptemps, shape="Most Popular Choice"), colour="gold2", fill="gold2")
    +geom_line(aes(y=vnaiftemps, colour="Naive Bayes Voter"), colour="firebrick3", linetype = "dotted") + geom_point(aes(y=vnaiftemps, shape="Naive Bayes Voter"), colour="firebrick3", fill="firebrick3")
   + scale_colour_manual(name = 'Legend', guide = 'legend',
                      limits = c(NULL
                                  ,'Bayesian network' #jointree
                                  ,'Naive Bayes' #Naif
                                  ,'Weighted Majority Voter' #wmv
                                  ,'Most Popular Choice' #vpop
                                  ,'Naive Bayes Voter' #vnaif
                      ),
                      values =c(NULL
                                  ,'Bayesian network'='springgreen4' #jointree
                                  ,'Naive Bayes'='turquoise2' #Naif
                                  ,'Weighted Majority Voter'='deeppink2' #wmv
                                  ,'Most Popular Choice'='gold2' #vpop
                                  ,'Naive Bayes Voter'='firebrick3' #vnaif
                                  ))
    + scale_shape_manual(name = 'Legend', guide = 'legend',
                      limits = c(NULL
                                  ,'Bayesian network' #jointree
                                  ,'Naive Bayes' #Naif
                                  ,'Weighted Majority Voter' #wmv
                                  ,'Most Popular Choice' #vpop
                                  ,'Naive Bayes Voter' #vnaif
                      ),
                      values =c(NULL
                                  ,'Bayesian network'=21 #jointree
                                  ,'Naive Bayes'=24 #Naif
                                  ,'Weighted Majority Voter'=25 #wmv
                                  ,'Most Popular Choice'=22 #vpop
                                  ,'Naive Bayes Voter'=23 #vnaif
                                  ))
  
    + guides(shape = guide_legend(override.aes = list(colour = c(NULL
                                  ,'Bayesian network'='springgreen4' #jointree
                                  ,'Naive Bayes'='turquoise2' #Naif
                                  ,'Weighted Majority Voter'='deeppink2' #wmv
                                  ,'Most Popular Choice'='gold2' #vpop
                                  ,'Naive Bayes Voter'='firebrick3' #vnaif
                                  ),
                                  fill = c(NULL
                                  ,'Bayesian network'='springgreen4' #jointree
                                  ,'Naive Bayes'='turquoise2' #Naif
                                  ,'Weighted Majority Voter'='deeppink2' #wmv
                                  ,'Most Popular Choice'='gold2' #vpop
                                  ,'Naive Bayes Voter'='firebrick3' #vnaif
                                  ))))
  )
  dev.off()
